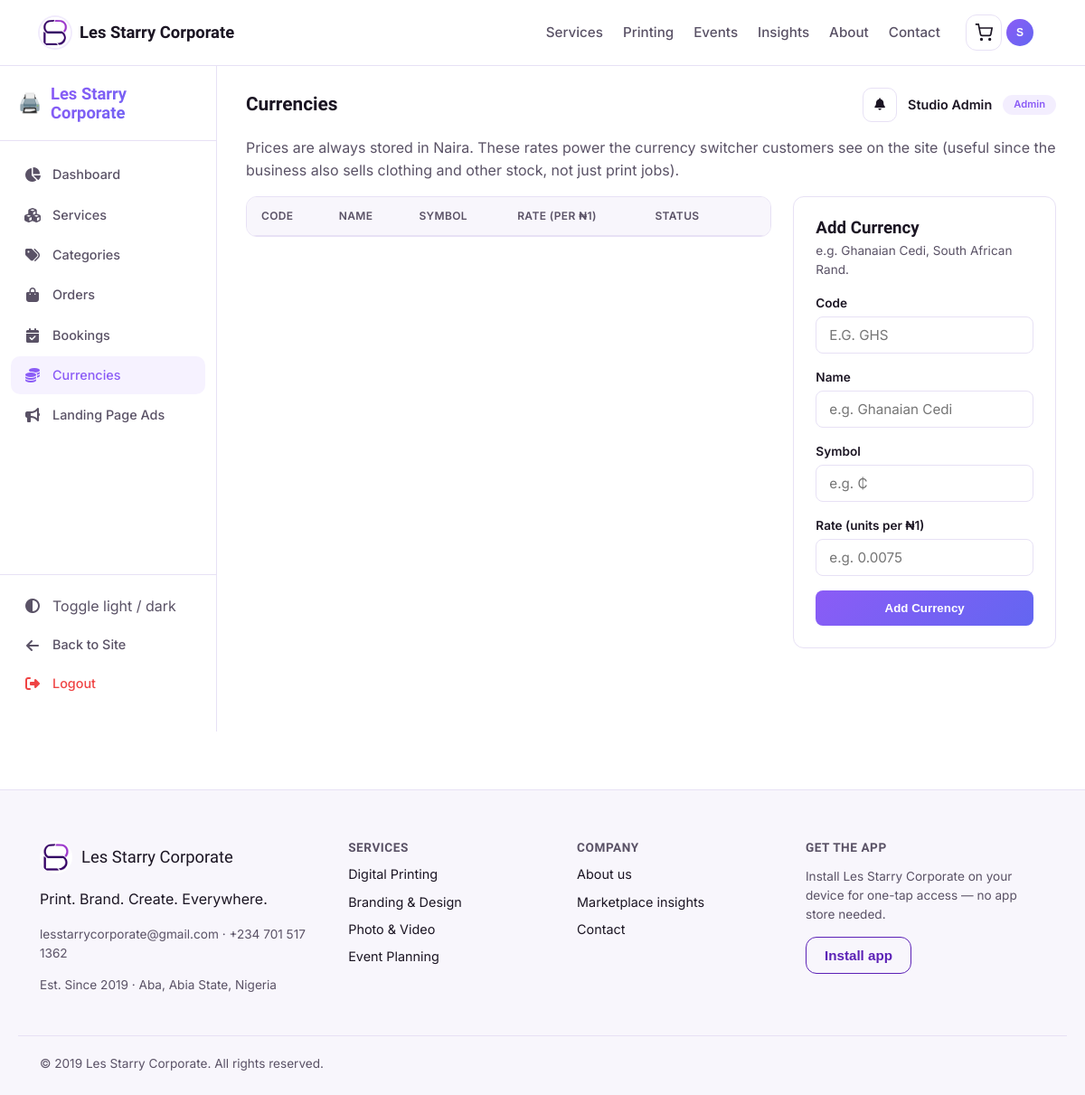
/admin/currencies (signed in), run on an earlier commit of the app's database.
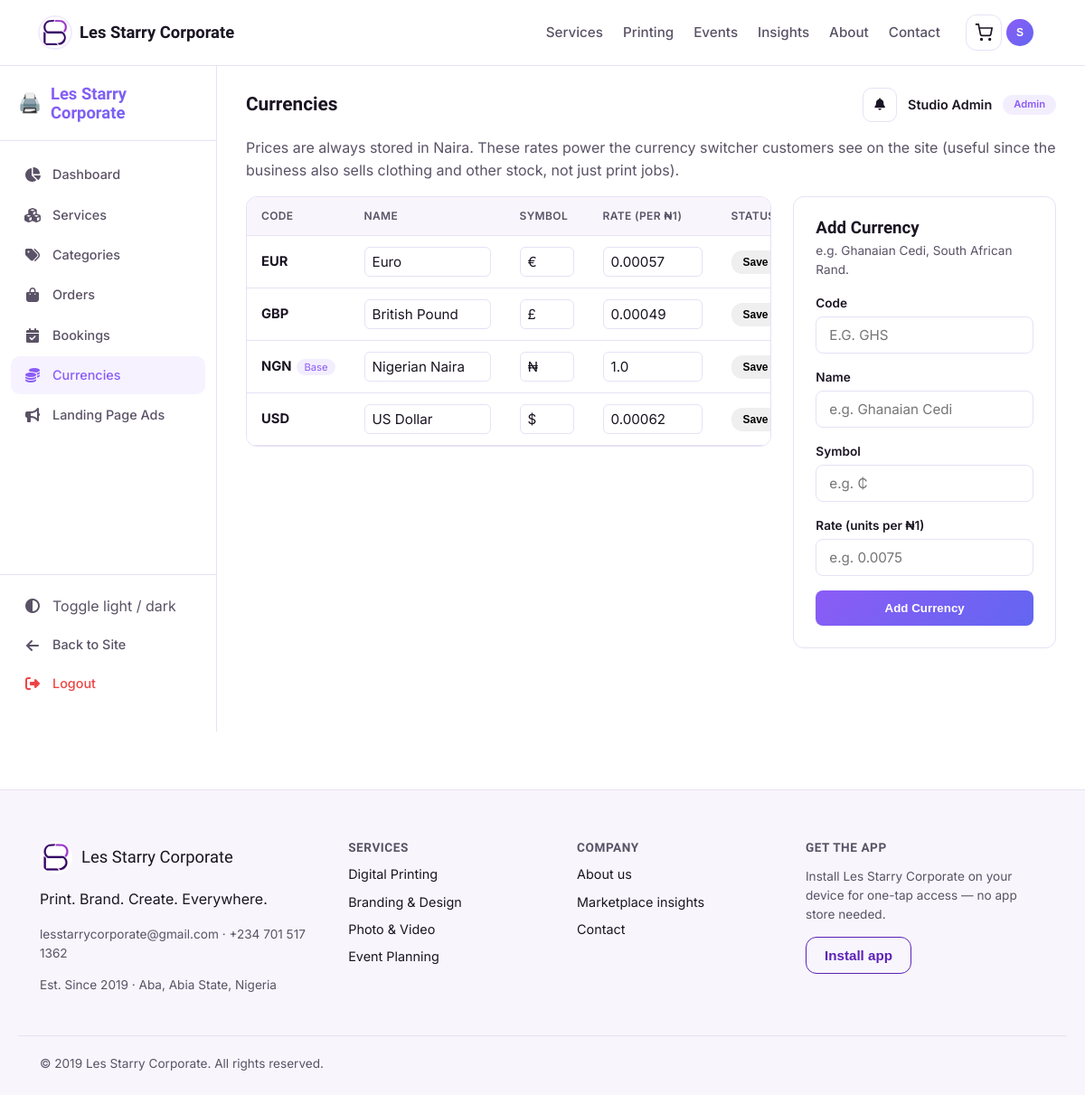
And on a later commit of the database.
### app/models.py (models this page shows, shortened)
class User(UserMixin, db.Model):
    __tablename__ = "users"
    id = db.Column(db.Integer, primary_key=True)
    full_name = db.Column(db.String(120), nullable=False)
    email = db.Column(db.String(150), unique=True, nullable=False, index=True)
    phone = db.Column(db.String(30))
    password_hash = db.Column(db.String(255), nullable=False)
    is_admin = db.Column(db.Boolean, default=False)
    preferred_theme = db.Column(db.String(20), default="light")
    preferred_currency = db.Column(db.String(10), default="NGN")
    address = db.Column(db.String(255), nullable=True)
    last_login = db.Column(db.DateTime, nullable=True)
    created_at = db.Column(db.DateTime, default=datetime.utcnow)
    updated_at = db.Column(db.DateTime, default=datetime.utcnow, onupdate=datetime.utcnow)
    bookings = db.relationship(
        "Booking",
        foreign_keys="Booking.user_id",
        back_populates="customer",
        lazy=True
    )
    orders = db.relationship("Order", back_populates="customer", lazy=True)
    cart_items = db.relationship("CartItem", back_populates="owner", lazy=True, cascade="all, delete-orphan")
    reviews = db.relationship("Review", back_populates="author", lazy=True)
    assigned_bookings = db.relationship(
        "Booking",
        foreign_keys="Booking.assigned_staff_id",
        back_populates="assigned_staff",
        lazy=True
    )
    wishlist_items = db.relationship("Wishlist", back_populates="user", lazy=True, cascade="all, delete-orphan")
    notifications = db.relationship("Notification", back_populates="user", lazy=True, cascade="all, delete-orphan")
    activities = db.relationship("ActivityLog", back_populates="user", lazy=True, cascade="all, delete-orphan")

class CurrencyRate(db.Model):
    __tablename__ = "currency_rates"
    id = db.Column(db.Integer, primary_key=True)
    code = db.Column(db.String(10), unique=True, nullable=False)   # e.g. USD
    name = db.Column(db.String(60), nullable=False)                # e.g. US Dollar
    symbol = db.Column(db.String(10), nullable=False)              # e.g. $
    rate_per_ngn = db.Column(db.Float, nullable=False, default=1.0)  # 1 NGN = rate_per_ngn units of this currency
    is_active = db.Column(db.Boolean, default=True)
    updated_at = db.Column(db.DateTime, default=datetime.utcnow, onupdate=datetime.utcnow)

### app/blueprints/admin/routes.py (the view, shortened to what this page needs)
@admin_bp.route("/currencies", methods=["GET", "POST"])
@admin_required
def currencies():
    all_currencies = CurrencyRate.query.order_by(CurrencyRate.code.asc()).all()
    return render_template("admin/currencies.html", currencies=all_currencies)

### app/templates/admin/currencies.html (shortened to what this page needs)
{% extends "admin/_layout.html" %}
{% block admin_title %}Currencies{% endblock %}
{% block admin_content %}
<p class="muted" style="margin-top:-8px;">
  Prices are always stored in Naira. These rates power the currency switcher customers see on the site
  (useful since the business also sells clothing and other stock, not just print jobs).
</p>
<div class="admin-two-col">
  <div class="admin-table-wrap">
    <table>
      <thead>
        <tr><th>Code</th><th>Name</th><th>Symbol</th><th>Rate (per ₦1)</th><th>Status</th><th></th></tr>
      </thead>
      <tbody>
        {% for c in currencies %}
        <tr>
          <td><strong>{{ c.code }}</strong>{% if c.code == 'NGN' %}<span class="base-tag">Base</span>{% endif %}</td>
          <form method="post" action="{{ url_for('admin.update_currency', currency_id=c.id) }}" style="display:contents;">
            <td><input class="rate-input" style="width:140px;" type="text" name="name" value="{{ c.name }}"></td>
            <td><input class="rate-input" style="width:60px;" type="text" name="symbol" value="{{ c.symbol }}"></td>
            <td><input class="rate-input" type="number" step="0.000001" name="rate_per_ngn" value="{{ c.rate_per_ngn }}" {% if c.code == 'NGN' %}disabled{% endif %}></td>
            <td>
              <button type="submit" class="btn btn-secondary" style="padding:5px 12px; font-size:0.75rem;">Save</button>
            </td>
          </form>
        </tr>
        {% endfor %}
      </tbody>
    </table>
  </div>
  <div class="admin-panel">
    <h3 style="margin:0 0 4px;">Add Currency</h3>
    <p class="muted" style="font-size:0.85rem; margin:0 0 16px;">e.g. Ghanaian Cedi, South African Rand.</p>
    <form method="post">
      <div class="form-group">
        <label>Code</label>
        <input class="form-control" type="text" name="code" maxlength="10" placeholder="e.g. GHS" required style="text-transform:uppercase;">
      </div>
      <div class="form-group">
        <label>Name</label>
        <input class="form-control" type="text" name="name" placeholder="e.g. Ghanaian Cedi" required>
      </div>
      <div class="form-group">
        <label>Symbol</label>
        <input class="form-control" type="text" name="symbol" placeholder="e.g. ₵" required>
      </div>
      <div class="form-group">
        <label>Rate (units per ₦1)</label>
        <input class="form-control" type="number" step="0.000001" name="rate_per_ngn" placeholder="e.g. 0.0075" required>
      </div>
      <button type="submit" class="btn-submit">Add Currency</button>
    </form>
  </div>
</div>
{% endblock %}

### app/templates/admin/_layout.html (shortened to what this page needs)
{% extends "base.html" %}
{% block content %}
<div class="admin-wrapper">
    <aside class="admin-sidebar" id="admin-sidebar">
        <div class="admin-sidebar-header">
            <a href="{{ url_for('main.index') }}" class="admin-brand">
                <span class="brand-icon">🖨️</span>
                <span class="brand-name">{{ company_name }}</span>
            </a>
        </div>
        <nav class="admin-nav">
            <a href="{{ url_for('admin.dashboard') }}" class="admin-nav-item {% if request.endpoint == 'admin.dashboard' %}active{% endif %}">
                <i class="fas fa-chart-pie" aria-hidden="true"></i>
                <span>Dashboard</span>
            </a>
            <a href="{{ url_for('admin.services') }}" class="admin-nav-item {% if request.endpoint == 'admin.services' or request.endpoint == 'admin.new_service' or request.endpoint == 'admin.edit_service' %}active{% endif %}">
                <i class="fas fa-cubes" aria-hidden="true"></i>
                <span>Services</span>
            </a>
            <a href="{{ url_for('admin.categories') }}" class="admin-nav-item {% if request.endpoint == 'admin.categories' %}active{% endif %}">
                <i class="fas fa-tags" aria-hidden="true"></i>
                <span>Categories</span>
            </a>
            <a href="{{ url_for('admin.orders') }}" class="admin-nav-item {% if request.endpoint == 'admin.orders' %}active{% endif %}">
                <i class="fas fa-shopping-bag" aria-hidden="true"></i>
                <span>Orders</span>
            </a>
            <a href="{{ url_for('admin.bookings') }}" class="admin-nav-item {% if request.endpoint == 'admin.bookings' %}active{% endif %}">
                <i class="fas fa-calendar-check" aria-hidden="true"></i>
                <span>Bookings</span>
            </a>
            <a href="{{ url_for('admin.currencies') }}" class="admin-nav-item {% if request.endpoint == 'admin.currencies' %}active{% endif %}">
                <i class="fas fa-coins" aria-hidden="true"></i>
                <span>Currencies</span>
            </a>
            <a href="{{ url_for('admin.ads') }}" class="admin-nav-item {% if request.endpoint == 'admin.ads' %}active{% endif %}">
                <i class="fas fa-bullhorn" aria-hidden="true"></i>
                <span>Landing Page Ads</span>
            </a>
        </nav>
        <div class="admin-sidebar-footer">
            <button type="button" id="admin-theme-toggle" class="admin-nav-item theme-toggle-btn" style="width: 100%; background: none; border: none; cursor: pointer; font: inherit; text-align: left;">
                <i class="fas fa-circle-half-stroke" aria-hidden="true"></i>
                <span>Toggle light / dark</span>
            </button>
            <a href="{{ url_for('main.index') }}" class="admin-nav-item">
                <i class="fas fa-arrow-left" aria-hidden="true"></i>
                <span>Back to Site</span>
            </a>
            <a href="{{ url_for('auth.logout') }}" class="admin-nav-item logout">
                <i class="fas fa-sign-out-alt" aria-hidden="true"></i>
                <span>Logout</span>
            </a>
        </div>
    </aside>
    <main class="admin-content">
        <div class="admin-content-header">
            <div class="admin-content-header-left">
                <h2>{% block admin_title %}Admin Panel{% endblock %}</h2>
            </div>
            <div class="admin-user-info">
                <div class="notification-bell-wrap">
                    <button type="button" id="notif-bell-btn" class="icon-btn" aria-label="Notifications">
                        <i class="fas fa-bell" aria-hidden="true"></i>
                    </button>
                </div>
                <span class="admin-user-name">{{ current_user.full_name }}</span>
                <span class="admin-user-role">Admin</span>
            </div>
        </div>
        <div class="admin-content-body">
            {% block admin_content %}{% endblock %}
        </div>
    </main>
</div>
{% endblock %}

### app/templates/base.html (shortened to what this page needs)
<!DOCTYPE html>
<html lang="en" data-theme="light">
<head>
<link rel="stylesheet" href="https://cdnjs.cloudflare.com/ajax/libs/font-awesome/6.5.2/css/all.min.css">
<link rel="stylesheet" href="{{ url_for('static', filename='css/style.css') }}">
</head>
<body>
<header class="site-header">
  <div class="container header-inner">
    <a href="{{ url_for('main.index') }}" class="brand">
      <span class="brand-mark" aria-hidden="true">
        <img src="{{ url_for('static', filename='img/brand/logo-mark.png') }}" alt="" width="34" height="34">
      </span>
      <span class="brand-name">{{ company_name }}</span>
    </a>
    <nav class="main-nav" aria-label="Primary">
      <a href="{{ url_for('catalog.list_services') }}">Services</a>
      <a href="{{ url_for('catalog.list_services') }}?category=printing">Printing</a>
      <a href="{{ url_for('catalog.list_services') }}?category=events">Events</a>
      <a href="{{ url_for('main.marketplace_insights') }}">Insights</a>
      <a href="{{ url_for('main.about') }}">About</a>
      <a href="{{ url_for('main.contact') }}">Contact</a>
    </nav>
    <div class="header-actions">
      <a href="{{ url_for('cart.view_cart') }}" class="icon-btn cart-link" aria-label="View cart" id="cartLink">
        <svg width="20" height="20" viewBox="0 0 24 24" fill="none" stroke="currentColor" stroke-width="2"><circle cx="9" cy="21" r="1"/><circle cx="20" cy="21" r="1"/><path d="M1 1h4l2.7 13.4a2 2 0 002 1.6h9.7a2 2 0 002-1.6L23 6H6"/></svg>
      </a>
      {% if current_user.is_authenticated %}
      <div class="user-menu" id="userMenu">
        <button class="icon-btn user-btn" id="userMenuBtn" aria-haspopup="true" aria-expanded="false" aria-label="User menu">
          <span class="user-avatar">{{ current_user.full_name[0]|upper }}</span>
        </button>
      </div>
      {% else %}
      <a href="{{ url_for('auth.login') }}" class="btn btn-ghost btn-sm">Log in</a>
      <a href="{{ url_for('auth.register') }}" class="btn btn-primary btn-sm">Sign up</a>
      {% endif %}
    </div>
  </div>
</header>
<main id="main-content">
  {% block content %}{% endblock %}
</main>
<footer class="site-footer">
  <div class="container footer-grid">
    <div class="footer-brand">
      <div class="footer-brand-mark">
        <img src="{{ url_for('static', filename='img/brand/logo-mark.png') }}" alt="{{ company_name }} logo" width="36" height="36">
        <span class="brand-name">{{ company_name }}</span>
      </div>
      <p>{{ company_tagline }}</p>
      <p class="footer-meta">{{ company_email }} · {{ company_phone }}</p>
      <p class="footer-meta">Est. {{ company_founded }} · Aba, Abia State, Nigeria</p>
    </div>
    <div class="footer-col">
      <h4>Services</h4>
      <a href="{{ url_for('catalog.list_services') }}?category=printing">Digital Printing</a>
      <a href="{{ url_for('catalog.list_services') }}?category=branding">Branding &amp; Design</a>
      <a href="{{ url_for('catalog.list_services') }}?category=photo-video">Photo &amp; Video</a>
      <a href="{{ url_for('catalog.list_services') }}?category=events">Event Planning</a>
    </div>
    <div class="footer-col">
      <h4>Company</h4>
      <a href="{{ url_for('main.about') }}">About us</a>
      <a href="{{ url_for('main.marketplace_insights') }}">Marketplace insights</a>
      <a href="{{ url_for('main.contact') }}">Contact</a>
    </div>
    <div class="footer-col">
      <h4>Get the app</h4>
      <p class="footer-meta">Install {{ company_name }} on your device for one-tap access — no app store needed.</p>
      <button id="install-btn" class="btn btn-outline" hidden>Install app</button>
    </div>
  </div>
  <div class="container footer-bottom">
    <span>&copy; {{ company_founded.split()[-1] if company_founded else '2026' }} {{ company_name }}. All rights reserved.</span>
  </div>
</footer>
</body>
</html>

What changed in the data, as far as the page shows it:
added CurrencyRate: code "EUR", name "Euro", symbol "€", rate_per_ngn "0.00057"
added CurrencyRate: code "GBP", name "British Pound", symbol "£", rate_per_ngn "0.00049"
added CurrencyRate: code "NGN", shows "Base", name "Nigerian Naira", symbol "₦", rate_per_ngn "1.0"
added CurrencyRate: code "USD", name "US Dollar", symbol "$", rate_per_ngn "0.00062"
